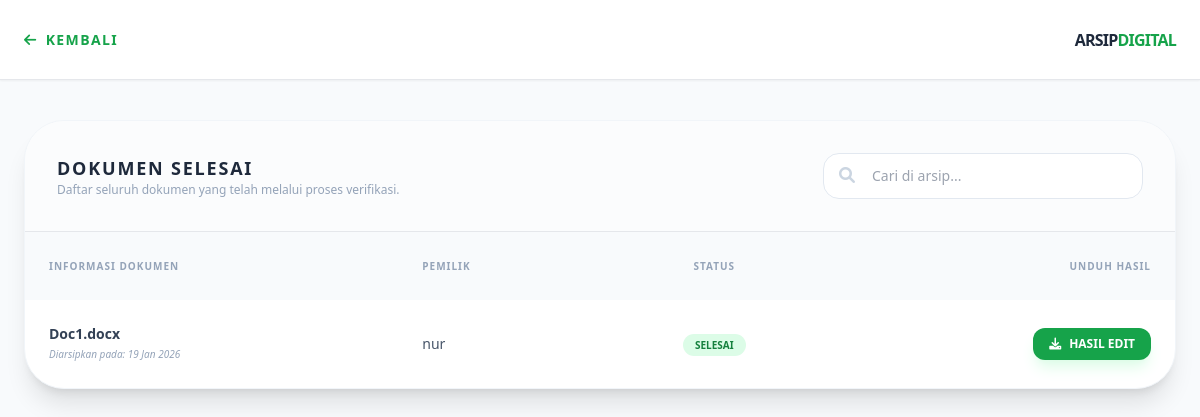
The page /arsip.php (signed in) on the database its author committed.
### tables this page shows
CREATE TABLE `dokumen` (
  `id` int(11) NOT NULL,
  `nama_file` varchar(255) DEFAULT NULL,
  `pemilik` varchar(50) DEFAULT NULL,
  `status` enum('Menunggu','Selesai') DEFAULT 'Menunggu',
  `file_revisi` varchar(255) DEFAULT NULL,
  `tgl_upload` timestamp NOT NULL DEFAULT current_timestamp()
);

### arsip.php (the view, shortened to what this page needs)
<?php include 'db_config.php';
$role_sekarang = $_SESSION['role'];
?>
<!DOCTYPE html>
<html lang="id">
<head>
    <script src="https://cdn.tailwindcss.com"></script>
    <link href="https://cdnjs.cloudflare.com/ajax/libs/font-awesome/6.0.0/css/all.min.css" rel="stylesheet">
</head>
<body class="bg-[#f8fafc] min-h-screen">
    <nav class="bg-white border-b h-20 flex items-center shadow-sm sticky top-0 z-50">
        <div class="max-w-7xl mx-auto w-full px-6 flex justify-between items-center">
            <a href="<?= ($role_sekarang == 'admin') ? 'admin.php' : 'index.php' ?>" class="flex items-center gap-2 text-green-600 font-black tracking-widest text-sm">
                <i class="fas fa-arrow-left"></i> KEMBALI
            </a>
            <h1 class="font-black text-slate-800 uppercase tracking-tighter">ARSIP<span class="text-green-600">DIGITAL</span></h1>
        </div>
    </nav>
    <main class="max-w-7xl mx-auto px-6 py-10">
        <div class="bg-white rounded-[2.5rem] shadow-xl overflow-hidden border border-slate-100">
            <div class="p-8 border-b bg-slate-50/50 flex flex-col md:flex-row justify-between items-center gap-4">
                <div>
                    <h3 class="font-black text-slate-800 text-lg uppercase tracking-widest">Dokumen Selesai</h3>
                    <p class="text-xs text-slate-400">Daftar seluruh dokumen yang telah melalui proses verifikasi.</p>
                </div>
                <div class="relative w-full md:w-80">
                    <i class="fas fa-search absolute left-4 top-3.5 text-slate-300"></i>
                    <input type="text" id="searchArsip" onkeyup="filterArsip()" placeholder="Cari di arsip..." class="w-full pl-12 p-3 bg-white border border-slate-200 rounded-2xl focus:ring-2 focus:ring-green-500 outline-none text-sm">
                </div>
            </div>
            <div class="overflow-x-auto">
                <table class="w-full text-sm">
                    <thead class="bg-slate-50 text-[10px] font-black uppercase text-slate-400 tracking-widest">
                        <tr>
                            <th class="p-6 text-left">Informasi Dokumen</th>
                            <th class="p-6 text-left">Pemilik</th>
                            <th class="p-6 text-center">Status</th>
                            <th class="p-6 text-right">Unduh Hasil</th>
                        </tr>
                    </thead>
                    <tbody id="tableArsip" class="divide-y divide-slate-50">
                        <?php
                        $res = $conn->query("SELECT * FROM dokumen WHERE status='Selesai' ORDER BY tgl_upload DESC");
                        while($d = $res->fetch_assoc()):
                        ?>
                        <tr class="hover:bg-green-50/30 transition">
                            <td class="p-6">
                                <div class="font-bold text-slate-700"><?= $d['nama_file'] ?></div>
                                <div class="text-[10px] text-slate-400 italic">Diarsipkan pada: <?= date('d M Y', strtotime($d['tgl_upload'])) ?></div>
                            </td>
                            <td class="p-6 text-slate-600 font-medium"><?= $d['pemilik'] ?></td>
                            <td class="p-6 text-center">
                                <span class="px-3 py-1 bg-green-100 text-green-700 rounded-full text-[10px] font-black uppercase">Selesai</span>
                            </td>
                            <td class="p-6 text-right">
                                <?php if($d['file_revisi']): ?>
                                    <a href="uploads/<?= $d['file_revisi'] ?>" class="inline-flex items-center gap-2 bg-green-600 text-white px-4 py-2 rounded-xl text-xs font-bold hover:bg-green-700 shadow-lg shadow-green-100 transition">
                                        <i class="fas fa-download"></i> HASIL EDIT
                                    </a>
                                <?php else: ?>
                                    <a href="uploads/<?= $d['nama_file'] ?>" class="inline-flex items-center gap-2 bg-blue-500 text-white px-4 py-2 rounded-xl text-xs font-bold hover:bg-blue-600 transition">
                                        <i class="fas fa-check-circle"></i> FILE ASLI
                                    </a>
                                <?php endif; ?>
                            </td>
                        </tr>
                        <?php endwhile; ?>
                    </tbody>
                </table>
            </div>
        </div>
    </main>
</body>
</html>

### rows shown on the page
dokumen: nama_file "Doc1.docx", tgl_upload "19 Jan 2026", pemilik "nur"
